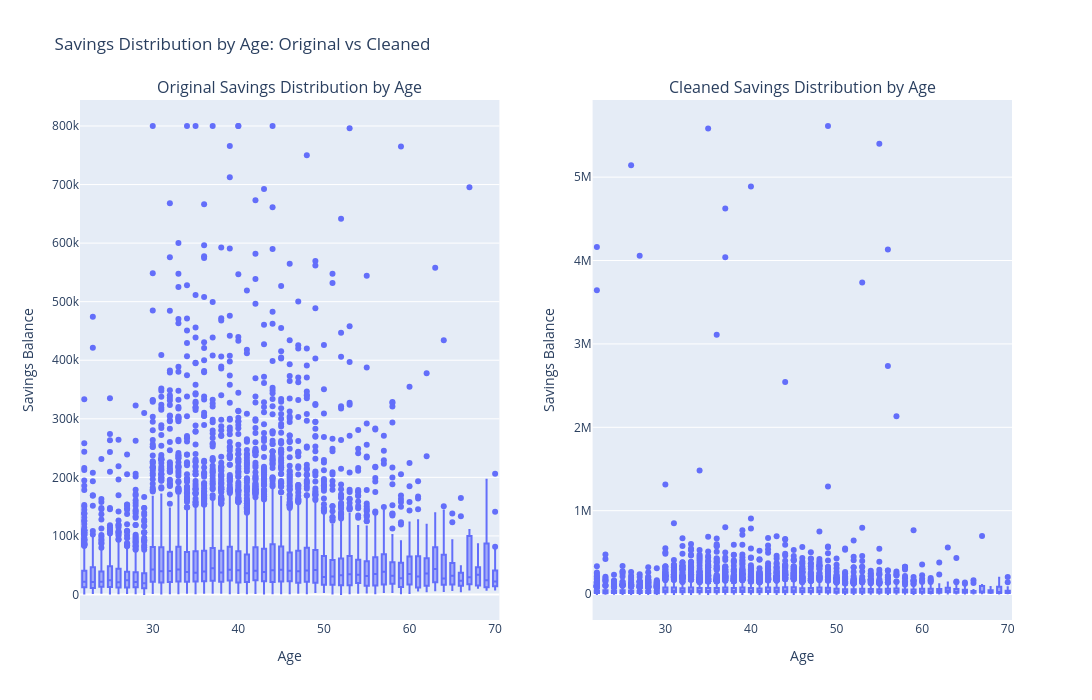

Notebook code for this chart:
### Code cell
fig1 = px.box(
    df,
    x='age',
    y='savings_balance'
)

fig2 = px.box(
    df5,
    x='age',
    y='savings_balance'
)

fig = make_subplots(
    rows=1,
    cols=2,
    subplot_titles=(
        "Original Savings Distribution by Age",
        "Cleaned Savings Distribution by Age"
    )
)

for trace in fig1.data:
    fig.add_trace(trace, row=1, col=1)

for trace in fig2.data:
    fig.add_trace(trace, row=1, col=2)

fig.update_xaxes(title_text="Age", row=1, col=1)
fig.update_yaxes(title_text="Savings Balance", row=1, col=1)

fig.update_xaxes(title_text="Age", row=1, col=2)
fig.update_yaxes(title_text="Savings Balance", row=1, col=2)

fig.update_layout(
    title="Savings Distribution by Age: Original vs Cleaned",
    width=1600,
    height=700,
    showlegend=False
)

fig.show()

### Figure 1 — Plotly figure (JSON) as saved in the notebook; plotly's stock layout.template omitted (floating-point values rounded to 4 significant figures; data arrays with more than 128 entries replaced by an {"elided": "..."} marker saying what was removed)
{"data": [{"alignmentgroup": "True", "hovertemplate": "age=%{x}<br>savings_balance=%{y}<extra></extra>", "legendgroup": "", "marker": {"color": "#636efa"}, "name": "", "notched": false, "offsetgroup": "", "orientation": "v", "showlegend": false, "type": "box", "x": {"elided": "15000 int values"}, "x0": " ", "xaxis": "x", "y": {"elided": "15000 float values"}, "y0": " ", "yaxis": "y"}, {"alignmentgroup": "True", "hovertemplate": "age=%{x}<br>savings_balance=%{y}<extra></extra>", "legendgroup": "", "marker": {"color": "#636efa"}, "name": "", "notched": false, "offsetgroup": "", "orientation": "v", "showlegend": false, "type": "box", "x": {"elided": "15000 int values"}, "x0": " ", "xaxis": "x2", "y": {"elided": "15000 float values"}, "y0": " ", "yaxis": "y2"}], "layout": {"annotations": [{"font": {"size": 16}, "showarrow": false, "text": "Original Savings Distribution by Age", "x": 0.225, "xanchor": "center", "xref": "paper", "y": 1, "yanchor": "bottom", "yref": "paper"}, {"font": {"size": 16}, "showarrow": false, "text": "Cleaned Savings Distribution by Age", "x": 0.775, "xanchor": "center", "xref": "paper", "y": 1, "yanchor": "bottom", "yref": "paper"}], "height": 700, "showlegend": false, "title": {"text": "Savings Distribution by Age: Original vs Cleaned"}, "width": 1600, "xaxis": {"anchor": "y", "domain": [0, 0.45], "title": {"text": "Age"}}, "xaxis2": {"anchor": "y2", "domain": [0.55, 1], "title": {"text": "Age"}}, "yaxis": {"anchor": "x", "domain": [0, 1], "title": {"text": "Savings Balance"}}, "yaxis2": {"anchor": "x2", "domain": [0, 1], "title": {"text": "Savings Balance"}}}}
